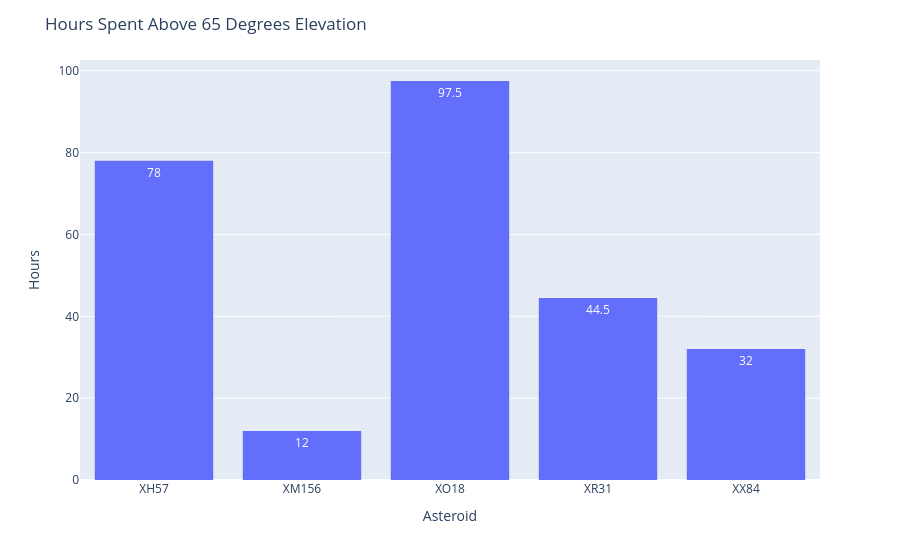

This figure's notebook cell:
### Code cell
hours_aggregated_65 = combined_df_65.groupby('Asteroid')['time'].size().groupby(level='Asteroid').sum().div(2).reset_index(drop=False)
fig = px.histogram(hours_aggregated_65, x = 'Asteroid', y = 'time', text_auto=True)
fig.update_layout(
    title=dict(
        text="Hours Spent Above 65 Degrees Elevation"
    ),
    xaxis=dict(
        title=dict(
            text="Asteroid"
        )
    ),
    yaxis=dict(
        title=dict(
            text="Hours"
        )
    ))
fig.show()

### Figure 1 — Plotly figure (JSON) as saved in the notebook; plotly's stock layout.template omitted (floating-point values rounded to 4 significant figures)
{"data": [{"alignmentgroup": "True", "bingroup": "x", "histfunc": "sum", "hovertemplate": "Asteroid=%{x}<br>sum of time=%{y}<extra></extra>", "legendgroup": "", "marker": {"color": "#636efa", "pattern": {"shape": ""}}, "name": "", "offsetgroup": "", "orientation": "v", "showlegend": false, "texttemplate": "%{value}", "type": "histogram", "x": ["XH57", "XM156", "XO18", "XR31", "XX84"], "xaxis": "x", "y": [78, 12, 97.5, 44.5, 32], "yaxis": "y"}], "layout": {"autosize": true, "barmode": "relative", "legend": {"tracegroupgap": 0}, "margin": {"t": 60}, "title": {"text": "Hours Spent Above 65 Degrees Elevation"}, "xaxis": {"anchor": "y", "autorange": true, "domain": [0, 1], "range": [-0.5, 4.5], "title": {"text": "Asteroid"}, "type": "category"}, "yaxis": {"anchor": "x", "autorange": true, "domain": [0, 1], "range": [0, 102.6], "title": {"text": "Hours"}, "type": "linear"}}}
